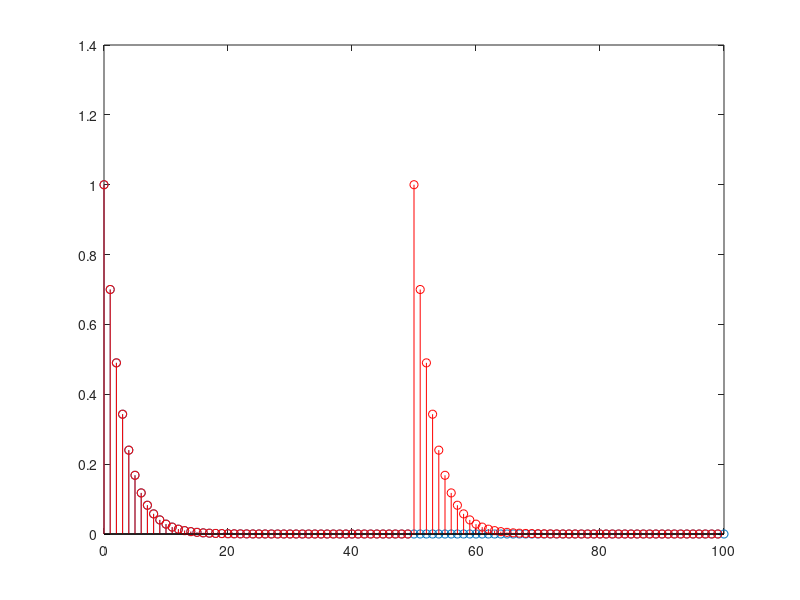

Write the MATLAB code that produced this figure.
n = 0:100;
x = 0.7.^n;
stem(n,x)
N=50;
k=0:N-1;
xp=1./(1-0.7*exp(-j*2*pi*k/N));
xpn=ifft(xp);
xpnp = [xpn xpn];
kk = 0 : 99;
hold
stem(kk,xpnp,'r')